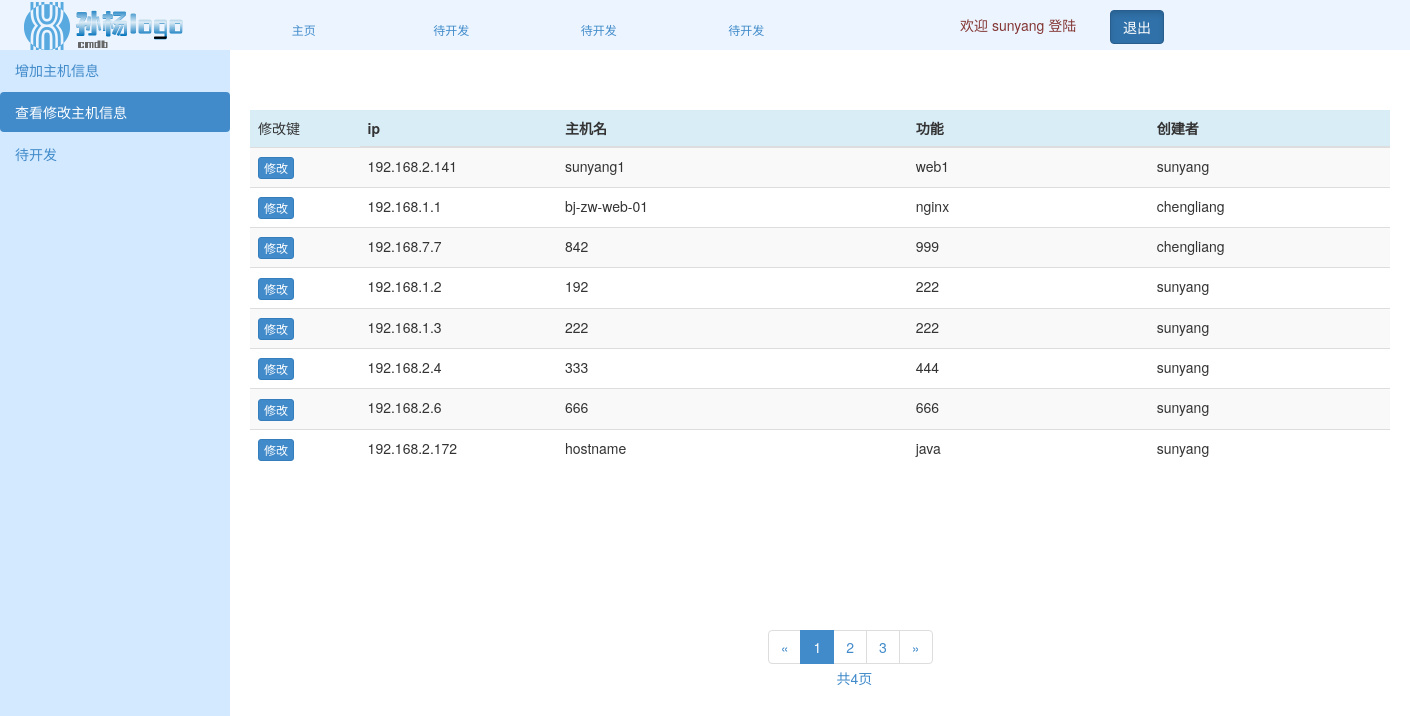
/modify/1/ (signed in), run on the app's committed database.
### ipapp/models.py (models this page shows)
class UserInfo(models.Model):
    user = models.CharField(max_length=32)
    passwd = models.CharField(max_length=32)

class IpInfo(models.Model):
    ip = models.CharField(max_length=32)
    hostname = models.CharField(max_length=32)
    fn = models.CharField(max_length=32)
    user_id = models.ForeignKey(UserInfo)

### ipapp/views.py (the view)
    def inner(request, *args, **kwargs):
        user = request.session.get('user', None)
        if not user:
            return redirect('/home/')
        return func(request, *args, **kwargs)

### ipapp/views.py (called while the page is built)
def auth(func):
    def inner(request, *args, **kwargs):
        user = request.session.get('user', None)
        if not user:
            return redirect('/home/')
        return func(request, *args, **kwargs)
    return inner

### templates/modify.html (shortened to what this page needs)
{% extends 'home_p.html'%}
{% block content %}
    <div class="container" style="height: 500px;margin-top: 60px">
    <table class="table table-striped">
        <thead>
          <tr>
              <td style="width: 100px" class="info">修改键</td>
              <th style="width: 180px" class="info">ip</th>
              <th style="width: 320px" class="info">主机名</th>
              <th style="width: 220px" class="info">功能</th>
              <th style="width: 220px" class="info">创建者</th>
          </tr>
        </thead>
        <tbody>
        {% for i in user_list %}
              <tr>
                <td>{% include 'check.html' %}</td>
                 <td id="ip">{{ i.ip }}</td>
                 <td id="hostname">{{ i.hostname }}</td>
                <td id="fn">{{ i.fn }}</td>
                <td>{{ i.user_id__user }}</td>
              </tr>
        {% endfor %}
        </tbody>
    </table>
    </div>
    <div class="container" style="text-align: center">
            <nav>
              <ul class="pagination">
                <li ><a href="#" onclick="reduce(this)">&laquo;</a></li>
                  {% for item in  fy_num  %}
                        <li><a class="hide" href="/modify/{{ item }}" a_ck="{{ item }}">{{ item }}</a></li>
                  {% endfor %}
                <li><a href="#" onclick="add(this)">&raquo;</a></li>
              </ul>
                <span style="margin-left: -100px;color: #428bca">共{{ fy_num|last }}页</span>
            </nav>
    </div>
{% endblock %}

### templates/home_p.html (shortened to what this page needs)
<!DOCTYPE html>
<html lang="en">
<head>
    <link href="/static/bootstrap/css/bootstrap.min.css" rel="stylesheet">
</head>
<body>
    <div class="pg-head clearfix">
        <div style="width: 200px;float: left">
            <img src="/static/img/logo.png" style="height: 50px"/>
        </div>
        <div style="width: 600px;float: left;margin-left: 30px;margin-top: 6px;">
            <ul class="nav nav-pills nav-justified btn-sm" role="tablist">
              <li role="presentation" id="home_pg"><a href="/home/">主页</a></li>
              <li role="presentation"><a href="#">待开发</a></li>
              <li role="presentation"><a href="#">待开发</a></li>
                <li role="presentation"><a href="#">待开发</a></li>
            </ul>
        </div>
        <div style="float: right;width: 300px;height: 50px;line-height: 50px">
            {% if not user %}
            <button type="button" class="btn btn-primary btn-2g" data-toggle="modal" data-target="#myModal">
                登陆
            </button>
            <div class="modal fade" id="myModal" tabindex="-1" role="dialog" aria-labelledby="myModalLabel" aria-hidden="true">
                  <div class="modal-dialog">
                    <div class="modal-content">
                      <div class="modal-header clearfix">
                        <button type="button" class="close" data-dismiss="modal"><span aria-hidden="true">&times;</span><span class="sr-only">Close</span></button>
                        <div style="width: 130px;float: left"><h4 class="modal-title" id="myModalLabel">用户登陆页面</h4></div>
                          <div style="width: 200px;float: right"><h4 class="modal-title help_h4" id="myModalLabel" style="color: red"></h4></div>
                      </div>
                        <div class="modal-body">
                        {% include 'form_p.html' %}
                        </div>
                      <div class="modal-footer">
                        <button type="button" class="btn btn-default" data-dismiss="modal">关闭</button>
                        <button type="button" class="btn btn-primary" onclick="submit_login();">提交</button>
                      </div>
                    </div>
                  </div>
                </div>
                <button type="button" class="btn btn-primary btn-2g" data-toggle="modal" data-target="#myzc">
                注册
            </button>
            <div class="modal fade" id="myzc" tabindex="-1" role="dialog" aria-labelledby="myModalLabel" aria-hidden="true">
                  <div class="modal-dialog">
                    <div class="modal-content">
                      <div class="modal-header clearfix">
                        <button type="button" class="close" data-dismiss="modal"><span aria-hidden="true">&times;</span><span class="sr-only">Close</span></button>
                        <div style="width: 130px;float: left"><h4 class="modal-title" id="myModalLabel">用户注册页面</h4></div>
                          <div style="width: 200px;float: right"><h4 class="modal-title help_h5" id="myModalLabel" style="color: red"></h4></div>
                      </div>
                        <div class="modal-body">
                        {% include 'form_p_zc.html' %}
                        </div>
                      <div class="modal-footer">
                        <button type="button" class="btn btn-default" data-dismiss="modal">关闭</button>
                        <button type="button" class="btn btn-primary" onclick="submit_register();">提交</button>
                      </div>
                    </div>
                  </div>
                </div>
            {% else %}
                <a href="/logout/" class="btn btn-primary btn-2g active" role="button">退出</a>
            {% endif %}
        </div>
        {% if user %}
        <div style="height: 50px;width: 150px;float: right;line-height: 50px">
            <span style="color: #843534">欢迎 {{ user }} 登陆</span>
        </div>
        {% endif %}
    </div>
    <div class="pg-body">
        <div class="menu">
            <ul class="nav nav-pills nav-stacked" role="tablist">
                <li id="add"><a href="/add/">增加主机信息</a></li>
                <li id="modify"><a  href="/modify/1/">查看修改主机信息</a></li>
                <li id="select"><a  href="/select/">待开发</a></li>
            </ul>
        </div>
        <div class="content">
            {% block content %}{% endblock %}
        </div>
    </div>
</body>
</html>

### templates/check.html (shortened to what this page needs)
<button type="button" class="btn btn-primary btn-xs" data-toggle="modal" data-target="#myzc" onclick="check_ip(this);">
修改
</button>

### data on the page
UserInfo: user "sunyang"
IpInfo: ip "192.168.2.141", hostname "sunyang1", fn "web1", user_id__user "sunyang"
IpInfo: ip "192.168.1.1", hostname "bj-zw-web-01", fn "nginx", user_id__user "chengliang"
IpInfo: ip "192.168.2.172", hostname "hostname", fn "java", user_id__user "sunyang"

### other printed values
{{ i.ip }} "192.168.7.7" "192.168.1.2" "192.168.1.3" "192.168.2.4" "192.168.2.6"
{{ i.hostname }} "842" "192" "222" "333" "666"
{{ i.fn }} "999" "222" "222" "444" "666"
{{ i.user_id__user }} "chengliang" "sunyang" "sunyang" "sunyang" "sunyang"
{{ item }} "1" "2" "3"
{{ fy_num|last }} "4"
